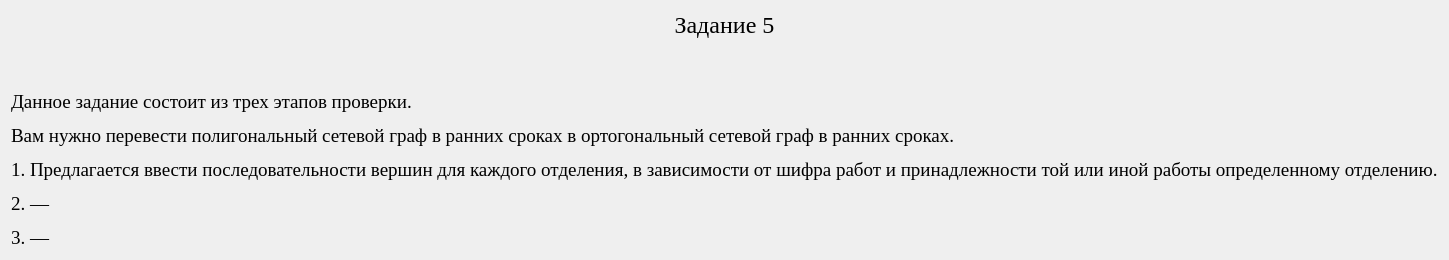
<?xml version="1.0" encoding="UTF-8"?>
<ui version="4.0">
 <class>TextTask5</class>
 <widget class="QDialog" name="TextTask5">
  <property name="geometry">
   <rect>
    <x>0</x>
    <y>0</y>
    <width>621</width>
    <height>208</height>
   </rect>
  </property>
  <property name="windowTitle">
   <string>Задание 5</string>
  </property>
  <layout class="QVBoxLayout" name="verticalLayout">
   <item>
    <widget class="QLabel" name="label">
     <property name="font">
      <font>
       <family>Times New Roman</family>
      </font>
     </property>
     <property name="text">
      <string>&lt;html&gt;&lt;head/&gt;&lt;body&gt;&lt;p align=&quot;center&quot;&gt;&lt;span style=&quot; font-size:18pt;&quot;&gt;Задание 5&lt;/span&gt;&lt;/p&gt;&lt;p align=&quot;center&quot;&gt;&lt;br/&gt;&lt;/p&gt;&lt;p&gt;&lt;span style=&quot; font-size:14pt;&quot;&gt;Данное задание состоит из трех этапов проверки.&lt;/span&gt;&lt;/p&gt;&lt;p&gt;&lt;span style=&quot; font-size:14pt;&quot;&gt;Вам нужно перевести полигональный сетевой граф в ранних сроках в ортогональный сетевой граф в ранних сроках.&lt;/span&gt;&lt;/p&gt;&lt;p&gt;&lt;span style=&quot; font-size:14pt;&quot;&gt;1. Предлагается ввести последовательности вершин для каждого отделения, в зависимости от шифра работ и      принадлежности той или иной работы определенному отделению.&lt;/span&gt;&lt;/p&gt;&lt;p&gt;&lt;span style=&quot; font-size:14pt;&quot;&gt;2. —&lt;/span&gt;&lt;/p&gt;&lt;p&gt;&lt;span style=&quot; font-size:14pt;&quot;&gt;3. —  &lt;/span&gt;&lt;/p&gt;&lt;/body&gt;&lt;/html&gt;</string>
     </property>
    </widget>
   </item>
  </layout>
 </widget>
 <resources/>
 <connections/>
</ui>
